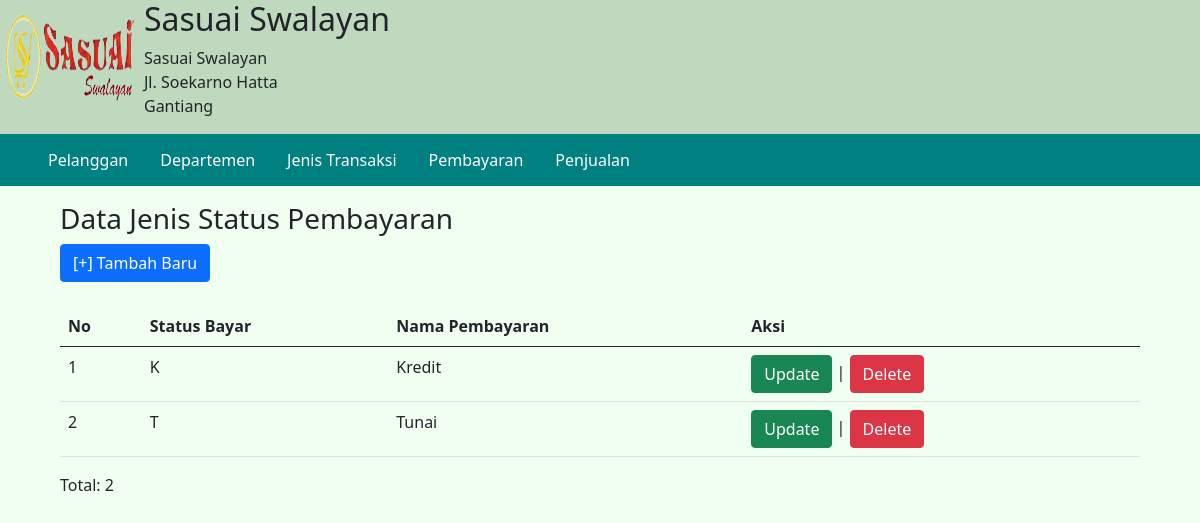
Page /list-data-pembayaran.php on the committed database.
### tables this page shows
CREATE TABLE `status_pembayaran` (
  `status_bayar` char(1) NOT NULL,
  `nama_pembayaran` varchar(6) NOT NULL
);

### list-data-pembayaran.php (the view, shortened to what this page needs)
<?php
    include("config.php");
    include("header.php");
?>
<!DOCTYPE html>
<html>
<head>
    <link href="https://cdn.jsdelivr.net/npm/bootstrap@5.0.0-beta3/dist/css/bootstrap.min.css" rel="stylesheet">
</head>
<body>
    <form style="margin-left: 5%; margin-right: 5%;">
    <header>
        <h3>Data Jenis Status Pembayaran</h3>
    </header>
    <nav>
        <a href="form-tambah-pembayaran.php"><button type="button" class="btn btn-primary" href="form-tambah-pembayaran.php">[+] Tambah Baru</button></a>
    </nav>
    <br>
    <table class="table table-hover">
        <thead>
            <tr>
                <th>No</th>
                <th>Status Bayar</th>
                <th>Nama Pembayaran</th>
                <th>Aksi</th>
            </tr>
        </thead>
        <tbody>
            <?php
            $sql = "SELECT * FROM status_pembayaran";
            $query = mysqli_query($db, $sql);
            $i=1;
            while($data_c = mysqli_fetch_array($query)){
                echo "<tr>";
                echo "<td>".$i."</td>";
                echo "<td>".$data_c['status_bayar']."</td>";
                echo "<td>".$data_c['nama_pembayaran']."</td>";
                echo "<td>";
                echo "<a href='form-edit-pembayaran.php?status_bayar=".$data_c['status_bayar']."' class='btn btn-success'>Update</a> | ";
                ?>
                <a href="hapus-pembayaran.php?status_bayar=<?php echo $data_c['status_bayar']?>" class='btn btn-danger' onclick = "return confirm('Yakin Data Akan Dihapus');">Delete</a>
                <?php
                echo "</td>";
                echo "</tr>";
                $i++;
            }
            ?>
        </tbody>
    </table>
    <p>Total: <?php echo mysqli_num_rows($query) ?></p>
    </form>
    </body>
</html>

### header.php (style rules this page uses)
body { font-size: 18px; }

### rows in the picture
status_pembayaran: status_bayar "K", nama_pembayaran "Kredit"
status_pembayaran: status_bayar "T", nama_pembayaran "Tunai"

### other values in the picture
mysqli_num_rows($query) "2"
